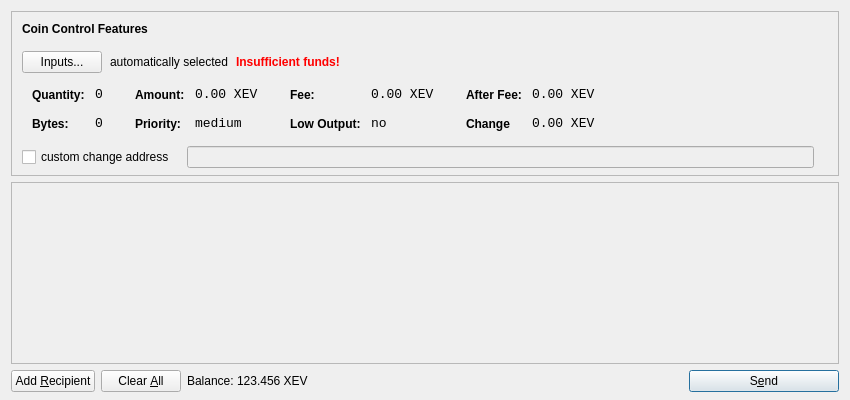
<?xml version="1.0" encoding="UTF-8"?>
<ui version="4.0">
 <class>SendCoinsDialog</class>
 <widget class="QDialog" name="SendCoinsDialog">
  <property name="geometry">
   <rect>
    <x>0</x>
    <y>0</y>
    <width>850</width>
    <height>400</height>
   </rect>
  </property>
  <property name="windowTitle">
   <string>Send Coins</string>
  </property>
  <layout class="QVBoxLayout" name="verticalLayout" stretch="0,1,0">
   <property name="bottomMargin">
    <number>8</number>
   </property>
   <item>
    <widget class="QFrame" name="frameCoinControl">
     <property name="sizePolicy">
      <sizepolicy hsizetype="Expanding" vsizetype="Expanding">
       <horstretch>0</horstretch>
       <verstretch>0</verstretch>
      </sizepolicy>
     </property>
     <property name="maximumSize">
      <size>
       <width>16777215</width>
       <height>16777215</height>
      </size>
     </property>
     <property name="frameShape">
      <enum>QFrame::StyledPanel</enum>
     </property>
     <property name="frameShadow">
      <enum>QFrame::Sunken</enum>
     </property>
     <layout class="QVBoxLayout" name="verticalLayoutCoinControl2">
      <property name="spacing">
       <number>-1</number>
      </property>
      <property name="leftMargin">
       <number>0</number>
      </property>
      <property name="topMargin">
       <number>0</number>
      </property>
      <property name="rightMargin">
       <number>0</number>
      </property>
      <property name="bottomMargin">
       <number>6</number>
      </property>
      <item>
       <layout class="QVBoxLayout" name="verticalLayoutCoinControl" stretch="0,0,0,0,1">
        <property name="spacing">
         <number>0</number>
        </property>
        <property name="leftMargin">
         <number>10</number>
        </property>
        <property name="topMargin">
         <number>10</number>
        </property>
        <item>
         <layout class="QHBoxLayout" name="horizontalLayoutCoinControl1">
          <property name="bottomMargin">
           <number>15</number>
          </property>
          <item>
           <widget class="QLabel" name="labelCoinControlFeatures">
            <property name="sizePolicy">
             <sizepolicy hsizetype="Preferred" vsizetype="Maximum">
              <horstretch>0</horstretch>
              <verstretch>0</verstretch>
             </sizepolicy>
            </property>
            <property name="font">
             <font>
              <weight>75</weight>
              <bold>true</bold>
             </font>
            </property>
            <property name="styleSheet">
             <string notr="true">font-weight:bold;</string>
            </property>
            <property name="text">
             <string>Coin Control Features</string>
            </property>
           </widget>
          </item>
         </layout>
        </item>
        <item>
         <layout class="QHBoxLayout" name="horizontalLayoutCoinControl2" stretch="0,0,0,0">
          <property name="spacing">
           <number>8</number>
          </property>
          <property name="bottomMargin">
           <number>10</number>
          </property>
          <item>
           <widget class="QPushButton" name="pushButtonCoinControl">
            <property name="styleSheet">
             <string notr="true"/>
            </property>
            <property name="text">
             <string>Inputs...</string>
            </property>
           </widget>
          </item>
          <item>
           <widget class="QLabel" name="labelCoinControlAutomaticallySelected">
            <property name="text">
             <string>automatically selected</string>
            </property>
            <property name="margin">
             <number>5</number>
            </property>
           </widget>
          </item>
          <item>
           <widget class="QLabel" name="labelCoinControlInsuffFunds">
            <property name="font">
             <font>
              <weight>75</weight>
              <bold>true</bold>
             </font>
            </property>
            <property name="styleSheet">
             <string notr="true">color:red;font-weight:bold;</string>
            </property>
            <property name="text">
             <string>Insufficient funds!</string>
            </property>
            <property name="margin">
             <number>5</number>
            </property>
           </widget>
          </item>
          <item>
           <spacer name="horizontalSpacerCoinControl">
            <property name="orientation">
             <enum>Qt::Horizontal</enum>
            </property>
            <property name="sizeHint" stdset="0">
             <size>
              <width>40</width>
              <height>1</height>
             </size>
            </property>
           </spacer>
          </item>
         </layout>
        </item>
        <item>
         <widget class="QWidget" name="widgetCoinControl" native="true">
          <property name="sizePolicy">
           <sizepolicy hsizetype="Preferred" vsizetype="Preferred">
            <horstretch>0</horstretch>
            <verstretch>0</verstretch>
           </sizepolicy>
          </property>
          <property name="minimumSize">
           <size>
            <width>0</width>
            <height>0</height>
           </size>
          </property>
          <property name="styleSheet">
           <string notr="true"/>
          </property>
          <layout class="QHBoxLayout" name="horizontalLayoutCoinControl5">
           <property name="margin">
            <number>0</number>
           </property>
           <item>
            <layout class="QHBoxLayout" name="horizontalLayoutCoinControl3" stretch="0,0,0,1">
             <property name="spacing">
              <number>20</number>
             </property>
             <property name="topMargin">
              <number>0</number>
             </property>
             <property name="bottomMargin">
              <number>10</number>
             </property>
             <item>
              <layout class="QFormLayout" name="formLayoutCoinControl1">
               <property name="horizontalSpacing">
                <number>10</number>
               </property>
               <property name="verticalSpacing">
                <number>14</number>
               </property>
               <property name="leftMargin">
                <number>10</number>
               </property>
               <property name="topMargin">
                <number>4</number>
               </property>
               <property name="rightMargin">
                <number>6</number>
               </property>
               <item row="0" column="0">
                <widget class="QLabel" name="labelCoinControlQuantityText">
                 <property name="styleSheet">
                  <string notr="true">font-weight:bold;</string>
                 </property>
                 <property name="text">
                  <string>Quantity:</string>
                 </property>
                 <property name="margin">
                  <number>0</number>
                 </property>
                </widget>
               </item>
               <item row="0" column="1">
                <widget class="QLabel" name="labelCoinControlQuantity">
                 <property name="font">
                  <font>
                   <family>Monospace</family>
                   <pointsize>10</pointsize>
                  </font>
                 </property>
                 <property name="cursor">
                  <cursorShape>IBeamCursor</cursorShape>
                 </property>
                 <property name="contextMenuPolicy">
                  <enum>Qt::ActionsContextMenu</enum>
                 </property>
                 <property name="text">
                  <string>0</string>
                 </property>
                 <property name="margin">
                  <number>0</number>
                 </property>
                 <property name="textInteractionFlags">
                  <set>Qt::LinksAccessibleByMouse|Qt::TextSelectableByKeyboard|Qt::TextSelectableByMouse</set>
                 </property>
                </widget>
               </item>
               <item row="1" column="0">
                <widget class="QLabel" name="labelCoinControlBytesText">
                 <property name="styleSheet">
                  <string notr="true">font-weight:bold;</string>
                 </property>
                 <property name="text">
                  <string>Bytes:</string>
                 </property>
                </widget>
               </item>
               <item row="1" column="1">
                <widget class="QLabel" name="labelCoinControlBytes">
                 <property name="font">
                  <font>
                   <family>Monospace</family>
                   <pointsize>10</pointsize>
                  </font>
                 </property>
                 <property name="cursor">
                  <cursorShape>IBeamCursor</cursorShape>
                 </property>
                 <property name="contextMenuPolicy">
                  <enum>Qt::ActionsContextMenu</enum>
                 </property>
                 <property name="text">
                  <string>0</string>
                 </property>
                 <property name="textInteractionFlags">
                  <set>Qt::LinksAccessibleByMouse|Qt::TextSelectableByKeyboard|Qt::TextSelectableByMouse</set>
                 </property>
                </widget>
               </item>
              </layout>
             </item>
             <item>
              <layout class="QFormLayout" name="formLayoutCoinControl2">
               <property name="horizontalSpacing">
                <number>10</number>
               </property>
               <property name="verticalSpacing">
                <number>14</number>
               </property>
               <property name="leftMargin">
                <number>6</number>
               </property>
               <property name="topMargin">
                <number>4</number>
               </property>
               <property name="rightMargin">
                <number>6</number>
               </property>
               <item row="0" column="0">
                <widget class="QLabel" name="labelCoinControlAmountText">
                 <property name="styleSheet">
                  <string notr="true">font-weight:bold;</string>
                 </property>
                 <property name="text">
                  <string>Amount:</string>
                 </property>
                 <property name="margin">
                  <number>0</number>
                 </property>
                </widget>
               </item>
               <item row="0" column="1">
                <widget class="QLabel" name="labelCoinControlAmount">
                 <property name="font">
                  <font>
                   <family>Monospace</family>
                   <pointsize>10</pointsize>
                  </font>
                 </property>
                 <property name="cursor">
                  <cursorShape>IBeamCursor</cursorShape>
                 </property>
                 <property name="contextMenuPolicy">
                  <enum>Qt::ActionsContextMenu</enum>
                 </property>
                 <property name="text">
                  <string>0.00 XEV</string>
                 </property>
                 <property name="textInteractionFlags">
                  <set>Qt::LinksAccessibleByMouse|Qt::TextSelectableByKeyboard|Qt::TextSelectableByMouse</set>
                 </property>
                </widget>
               </item>
               <item row="1" column="0">
                <widget class="QLabel" name="labelCoinControlPriorityText">
                 <property name="styleSheet">
                  <string notr="true">font-weight:bold;</string>
                 </property>
                 <property name="text">
                  <string>Priority:</string>
                 </property>
                </widget>
               </item>
               <item row="1" column="1">
                <widget class="QLabel" name="labelCoinControlPriority">
                 <property name="font">
                  <font>
                   <family>Monospace</family>
                   <pointsize>10</pointsize>
                  </font>
                 </property>
                 <property name="cursor">
                  <cursorShape>IBeamCursor</cursorShape>
                 </property>
                 <property name="contextMenuPolicy">
                  <enum>Qt::ActionsContextMenu</enum>
                 </property>
                 <property name="text">
                  <string>medium</string>
                 </property>
                 <property name="textInteractionFlags">
                  <set>Qt::LinksAccessibleByMouse|Qt::TextSelectableByKeyboard|Qt::TextSelectableByMouse</set>
                 </property>
                </widget>
               </item>
              </layout>
             </item>
             <item>
              <layout class="QFormLayout" name="formLayoutCoinControl3">
               <property name="horizontalSpacing">
                <number>10</number>
               </property>
               <property name="verticalSpacing">
                <number>14</number>
               </property>
               <property name="leftMargin">
                <number>6</number>
               </property>
               <property name="topMargin">
                <number>4</number>
               </property>
               <property name="rightMargin">
                <number>6</number>
               </property>
               <item row="0" column="0">
                <widget class="QLabel" name="labelCoinControlFeeText">
                 <property name="styleSheet">
                  <string notr="true">font-weight:bold;</string>
                 </property>
                 <property name="text">
                  <string>Fee:</string>
                 </property>
                 <property name="margin">
                  <number>0</number>
                 </property>
                </widget>
               </item>
               <item row="0" column="1">
                <widget class="QLabel" name="labelCoinControlFee">
                 <property name="font">
                  <font>
                   <family>Monospace</family>
                   <pointsize>10</pointsize>
                  </font>
                 </property>
                 <property name="cursor">
                  <cursorShape>IBeamCursor</cursorShape>
                 </property>
                 <property name="contextMenuPolicy">
                  <enum>Qt::ActionsContextMenu</enum>
                 </property>
                 <property name="text">
                  <string>0.00 XEV</string>
                 </property>
                 <property name="textInteractionFlags">
                  <set>Qt::LinksAccessibleByMouse|Qt::TextSelectableByKeyboard|Qt::TextSelectableByMouse</set>
                 </property>
                </widget>
               </item>
               <item row="1" column="0">
                <widget class="QLabel" name="labelCoinControlLowOutputText">
                 <property name="styleSheet">
                  <string notr="true">font-weight:bold;</string>
                 </property>
                 <property name="text">
                  <string>Low Output:</string>
                 </property>
                </widget>
               </item>
               <item row="1" column="1">
                <widget class="QLabel" name="labelCoinControlLowOutput">
                 <property name="font">
                  <font>
                   <family>Monospace</family>
                   <pointsize>10</pointsize>
                  </font>
                 </property>
                 <property name="cursor">
                  <cursorShape>IBeamCursor</cursorShape>
                 </property>
                 <property name="contextMenuPolicy">
                  <enum>Qt::ActionsContextMenu</enum>
                 </property>
                 <property name="text">
                  <string>no</string>
                 </property>
                 <property name="textInteractionFlags">
                  <set>Qt::LinksAccessibleByMouse|Qt::TextSelectableByKeyboard|Qt::TextSelectableByMouse</set>
                 </property>
                </widget>
               </item>
              </layout>
             </item>
             <item>
              <layout class="QFormLayout" name="formLayoutCoinControl4">
               <property name="horizontalSpacing">
                <number>10</number>
               </property>
               <property name="verticalSpacing">
                <number>14</number>
               </property>
               <property name="leftMargin">
                <number>6</number>
               </property>
               <property name="topMargin">
                <number>4</number>
               </property>
               <property name="rightMargin">
                <number>6</number>
               </property>
               <item row="0" column="0">
                <widget class="QLabel" name="labelCoinControlAfterFeeText">
                 <property name="styleSheet">
                  <string notr="true">font-weight:bold;</string>
                 </property>
                 <property name="text">
                  <string>After Fee:</string>
                 </property>
                 <property name="margin">
                  <number>0</number>
                 </property>
                </widget>
               </item>
               <item row="0" column="1">
                <widget class="QLabel" name="labelCoinControlAfterFee">
                 <property name="font">
                  <font>
                   <family>Monospace</family>
                   <pointsize>10</pointsize>
                  </font>
                 </property>
                 <property name="cursor">
                  <cursorShape>IBeamCursor</cursorShape>
                 </property>
                 <property name="contextMenuPolicy">
                  <enum>Qt::ActionsContextMenu</enum>
                 </property>
                 <property name="text">
                  <string>0.00 XEV</string>
                 </property>
                 <property name="textInteractionFlags">
                  <set>Qt::LinksAccessibleByMouse|Qt::TextSelectableByKeyboard|Qt::TextSelectableByMouse</set>
                 </property>
                </widget>
               </item>
               <item row="1" column="0">
                <widget class="QLabel" name="labelCoinControlChangeText">
                 <property name="styleSheet">
                  <string notr="true">font-weight:bold;</string>
                 </property>
                 <property name="text">
                  <string>Change</string>
                 </property>
                </widget>
               </item>
               <item row="1" column="1">
                <widget class="QLabel" name="labelCoinControlChange">
                 <property name="font">
                  <font>
                   <family>Monospace</family>
                   <pointsize>10</pointsize>
                  </font>
                 </property>
                 <property name="cursor">
                  <cursorShape>IBeamCursor</cursorShape>
                 </property>
                 <property name="contextMenuPolicy">
                  <enum>Qt::ActionsContextMenu</enum>
                 </property>
                 <property name="text">
                  <string>0.00 XEV</string>
                 </property>
                 <property name="textInteractionFlags">
                  <set>Qt::LinksAccessibleByMouse|Qt::TextSelectableByKeyboard|Qt::TextSelectableByMouse</set>
                 </property>
                </widget>
               </item>
              </layout>
             </item>
            </layout>
           </item>
          </layout>
         </widget>
        </item>
        <item>
         <layout class="QHBoxLayout" name="horizontalLayoutCoinControl4" stretch="0,0,0">
          <property name="spacing">
           <number>12</number>
          </property>
          <property name="sizeConstraint">
           <enum>QLayout::SetDefaultConstraint</enum>
          </property>
          <property name="topMargin">
           <number>5</number>
          </property>
          <property name="rightMargin">
           <number>5</number>
          </property>
          <item>
           <widget class="QCheckBox" name="checkBoxCoinControlChange">
            <property name="text">
             <string>custom change address</string>
            </property>
           </widget>
          </item>
          <item>
           <widget class="QLineEdit" name="lineEditCoinControlChange">
            <property name="enabled">
             <bool>false</bool>
            </property>
            <property name="sizePolicy">
             <sizepolicy hsizetype="Expanding" vsizetype="Fixed">
              <horstretch>0</horstretch>
              <verstretch>0</verstretch>
             </sizepolicy>
            </property>
           </widget>
          </item>
          <item>
           <widget class="QLabel" name="labelCoinControlChangeLabel">
            <property name="sizePolicy">
             <sizepolicy hsizetype="Preferred" vsizetype="Expanding">
              <horstretch>0</horstretch>
              <verstretch>0</verstretch>
             </sizepolicy>
            </property>
            <property name="minimumSize">
             <size>
              <width>0</width>
              <height>0</height>
             </size>
            </property>
            <property name="text">
             <string/>
            </property>
            <property name="margin">
             <number>3</number>
            </property>
           </widget>
          </item>
         </layout>
        </item>
        <item>
         <spacer name="verticalSpacerCoinControl">
          <property name="orientation">
           <enum>Qt::Vertical</enum>
          </property>
          <property name="sizeHint" stdset="0">
           <size>
            <width>800</width>
            <height>1</height>
           </size>
          </property>
         </spacer>
        </item>
       </layout>
      </item>
     </layout>
    </widget>
   </item>
   <item>
    <widget class="QScrollArea" name="scrollArea">
     <property name="widgetResizable">
      <bool>true</bool>
     </property>
     <widget class="QWidget" name="scrollAreaWidgetContents">
      <property name="geometry">
       <rect>
        <x>0</x>
        <y>0</y>
        <width>830</width>
        <height>165</height>
       </rect>
      </property>
      <layout class="QVBoxLayout" name="verticalLayout_2">
       <property name="margin">
        <number>0</number>
       </property>
       <item>
        <layout class="QVBoxLayout" name="entries">
         <property name="spacing">
          <number>6</number>
         </property>
        </layout>
       </item>
       <item>
        <spacer name="verticalSpacer">
         <property name="orientation">
          <enum>Qt::Vertical</enum>
         </property>
         <property name="sizeHint" stdset="0">
          <size>
           <width>20</width>
           <height>40</height>
          </size>
         </property>
        </spacer>
       </item>
      </layout>
     </widget>
    </widget>
   </item>
   <item>
    <layout class="QHBoxLayout" name="horizontalLayout">
     <item>
      <widget class="QPushButton" name="addButton">
       <property name="toolTip">
        <string>Send to multiple recipients at once</string>
       </property>
       <property name="text">
        <string>Add &amp;Recipient</string>
       </property>
       <property name="icon">
        <iconset resource="../bitcoin.qrc">
         <normaloff>:/icons/add</normaloff>:/icons/add</iconset>
       </property>
       <property name="autoDefault">
        <bool>false</bool>
       </property>
      </widget>
     </item>
     <item>
      <widget class="QPushButton" name="clearButton">
       <property name="sizePolicy">
        <sizepolicy hsizetype="Minimum" vsizetype="Fixed">
         <horstretch>0</horstretch>
         <verstretch>0</verstretch>
        </sizepolicy>
       </property>
       <property name="toolTip">
        <string>Remove all transaction fields</string>
       </property>
       <property name="text">
        <string>Clear &amp;All</string>
       </property>
       <property name="icon">
        <iconset resource="../bitcoin.qrc">
         <normaloff>:/icons/remove</normaloff>:/icons/remove</iconset>
       </property>
       <property name="autoRepeatDelay">
        <number>300</number>
       </property>
       <property name="autoDefault">
        <bool>false</bool>
       </property>
      </widget>
     </item>
     <item>
      <layout class="QHBoxLayout" name="horizontalLayout_2">
       <property name="spacing">
        <number>3</number>
       </property>
       <item>
        <widget class="QLabel" name="label">
         <property name="sizePolicy">
          <sizepolicy hsizetype="Preferred" vsizetype="Fixed">
           <horstretch>0</horstretch>
           <verstretch>0</verstretch>
          </sizepolicy>
         </property>
         <property name="text">
          <string>Balance:</string>
         </property>
        </widget>
       </item>
       <item>
        <widget class="QLabel" name="labelBalance">
         <property name="sizePolicy">
          <sizepolicy hsizetype="Preferred" vsizetype="Fixed">
           <horstretch>0</horstretch>
           <verstretch>0</verstretch>
          </sizepolicy>
         </property>
         <property name="cursor">
          <cursorShape>IBeamCursor</cursorShape>
         </property>
         <property name="text">
          <string>123.456 XEV</string>
         </property>
         <property name="textInteractionFlags">
          <set>Qt::LinksAccessibleByMouse|Qt::TextSelectableByKeyboard|Qt::TextSelectableByMouse</set>
         </property>
        </widget>
       </item>
      </layout>
     </item>
     <item>
      <spacer name="horizontalSpacer">
       <property name="orientation">
        <enum>Qt::Horizontal</enum>
       </property>
       <property name="sizeHint" stdset="0">
        <size>
         <width>40</width>
         <height>20</height>
        </size>
       </property>
      </spacer>
     </item>
     <item>
      <widget class="QPushButton" name="sendButton">
       <property name="minimumSize">
        <size>
         <width>150</width>
         <height>0</height>
        </size>
       </property>
       <property name="toolTip">
        <string>Confirm the send action</string>
       </property>
       <property name="text">
        <string>S&amp;end</string>
       </property>
       <property name="icon">
        <iconset resource="../bitcoin.qrc">
         <normaloff>:/icons/send</normaloff>:/icons/send</iconset>
       </property>
       <property name="default">
        <bool>true</bool>
       </property>
      </widget>
     </item>
    </layout>
   </item>
  </layout>
 </widget>
 <resources>
  <include location="../bitcoin.qrc"/>
 </resources>
 <connections/>
</ui>
